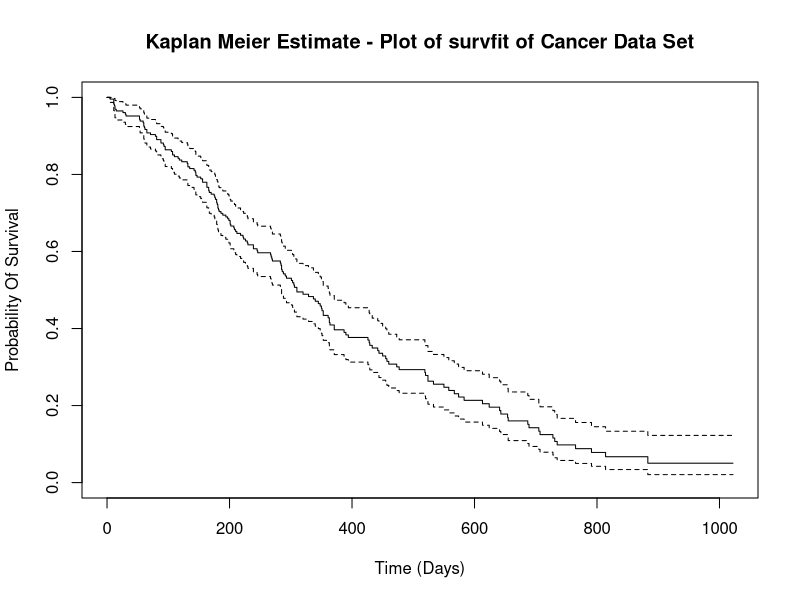
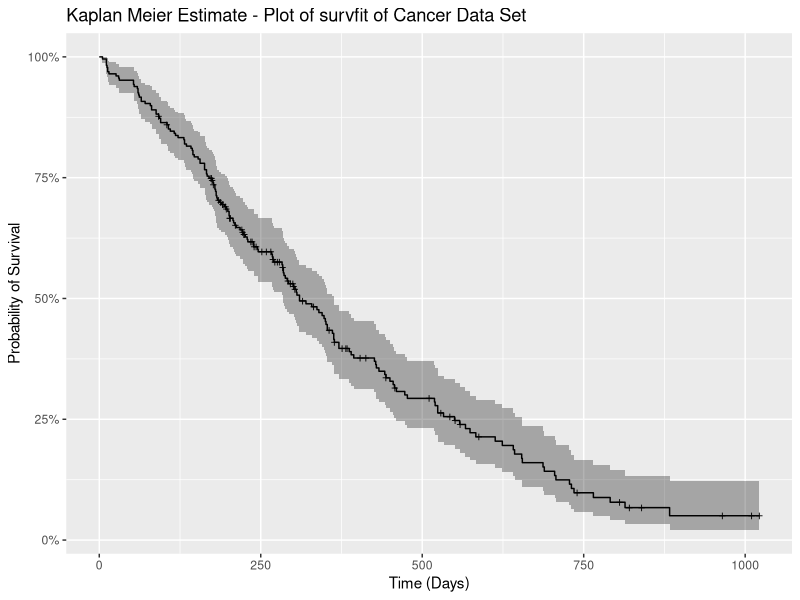
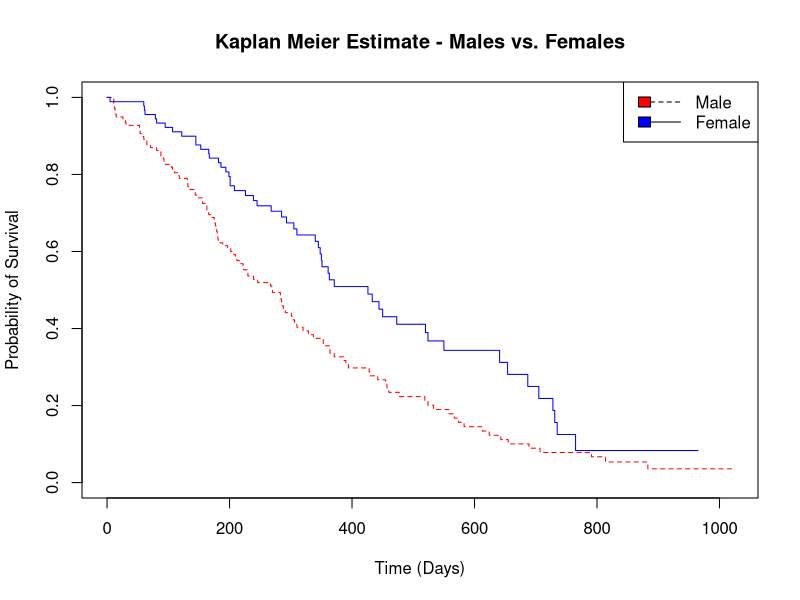
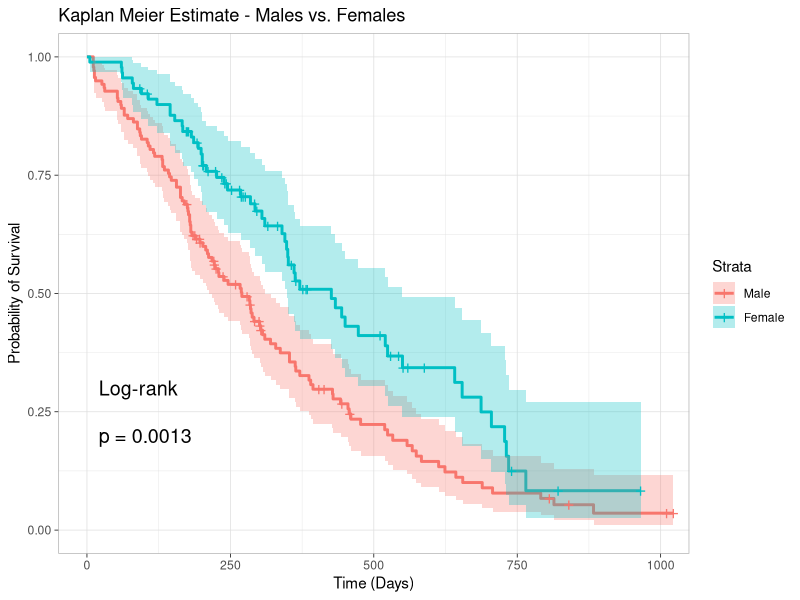
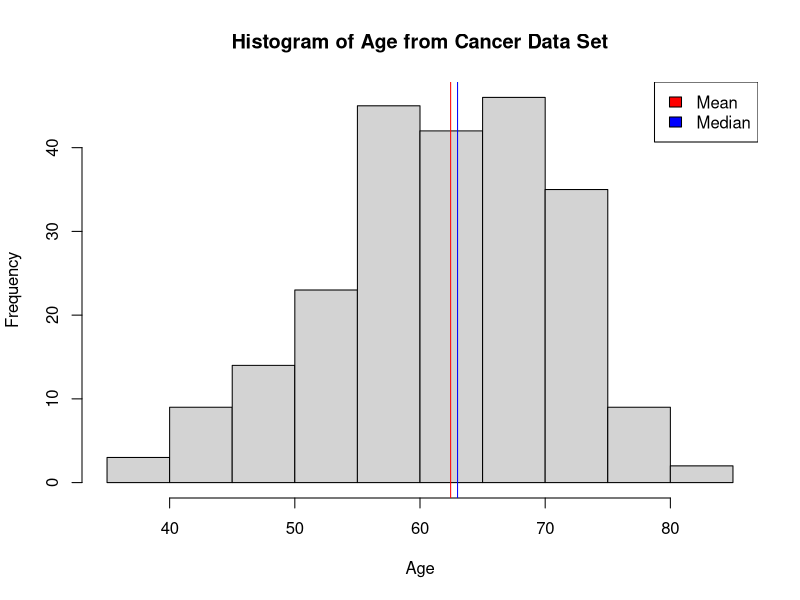
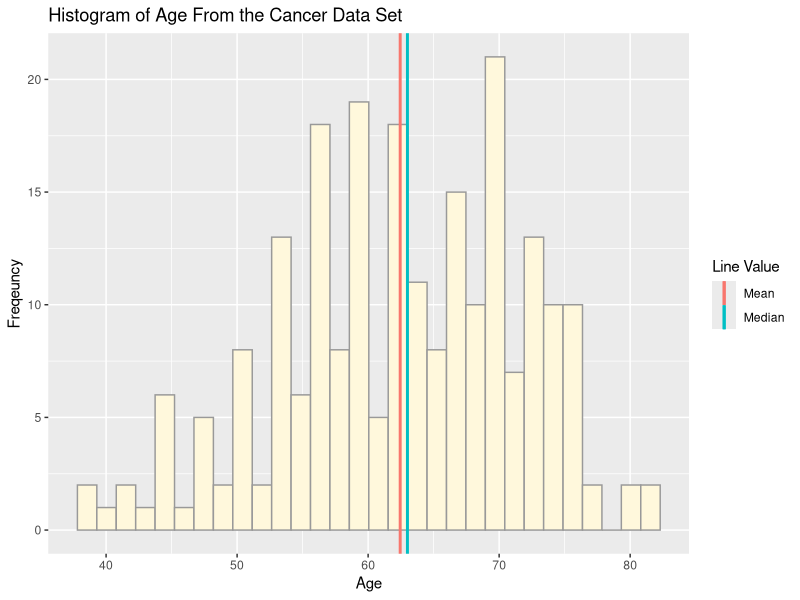
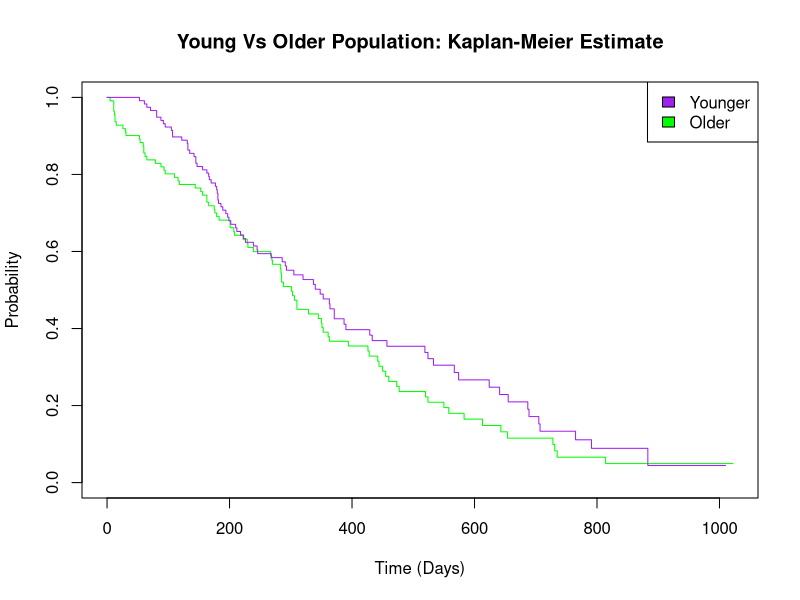
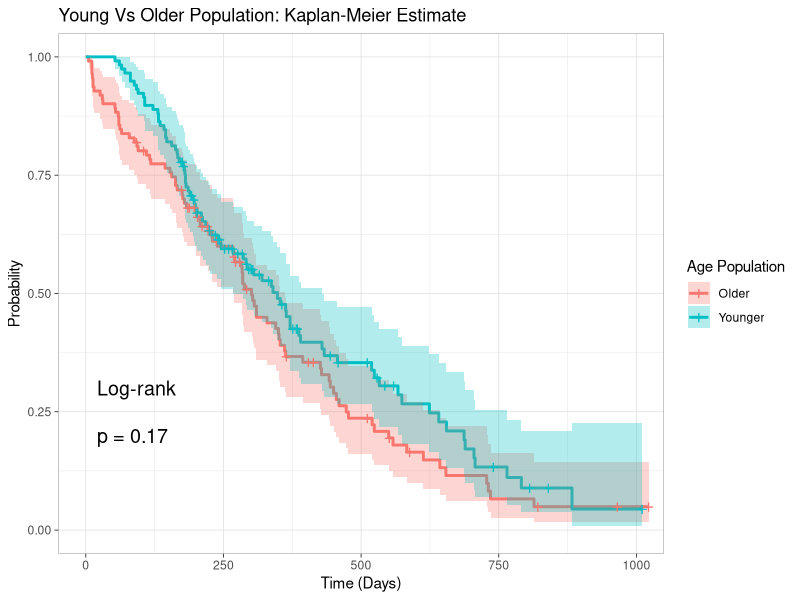

The R script that drew these images, in order:
## ---- chunk 1
knitr::opts_chunk$set(message=F,warning=F,echo=T,fig_height=10,fig_width=7,cache = F)

## ---- chunk 2

library(tidyverse)
library(survival)
data('cancer')
#To look at the description of the data set and the variables within
#?cancer

## ---- chunk 3

#It appears the following variables represent:

#inst:	 Institution code
#time:	 Survival time in days
#status:	 censoring status 1=censored, 2=dead
#age:	 Age in years
#sex:	 Male=1 Female=2
#ph.ecog:	 ECOG performance score (0=good 5=dead)
#ph.karno:	 Karnofsky performance score (bad=0-good=100) rated by physician
#pat.karno:	 Karnofsky performance score as rated by patient
#meal.cal:	 Calories consumed at meals
#wt.loss:	 Weight loss in last six months

## ---- chunk 4

#fitting the model
surv_cancer <- survfit(Surv(time, 1*(status==2))~1, data=cancer)

#Grabbing the summary of the model
surv_cancer_summary <- summary(surv_cancer)


#Creating Dataframe 
nrisk <-  surv_cancer_summary['n.risk']
nevent <- surv_cancer_summary['n.event']
ncensor <-surv_cancer_summary['n.censor']
stderror <- surv_cancer_summary['std.err']
lowerconf <- surv_cancer_summary['lower']
upperconf <- surv_cancer_summary['upper']
time <- surv_cancer_summary["time"]
survival <- surv_cancer_summary['surv']

surv_cancer_summary_dat <- data.frame (
  nrisk,
  nevent,
  ncensor,
  stderror,
  upperconf,
  lowerconf,
  time,
  survival
)

#Trying to figure out the cloest case to when an event occurs at 300
#In this case it would be 293
#subset(surv_cancer_summary_dat, time>=290 & time <=301)

#Outputting the probability
cat("The probability that someone will survive past 300 days: ", subset(surv_cancer_summary_dat, time==293, surv)[,1])


## ---- chunk 5

#Regular Plot Command of the survival fit model 
plot(surv_cancer,main='Kaplan Meier Estimate - Plot of survfit of Cancer Data Set', ylab='Probability Of Survival',xlab='Time (Days)')


## ---- chunk 6

library(ggfortify)

#ggplot of the survival fit model 
autoplot(surv_cancer) + labs(title="Kaplan Meier Estimate - Plot of survfit of Cancer Data Set", y='Probability of Survival',x='Time (Days)')


## ---- chunk 7

#fiting the model
surv_cancer2 <- survfit(Surv(time, status)~sex, data=cancer)

#grabing the summary of the model
surv_cancer2_summary <- summary(surv_cancer2)

## ---- chunk 8


#Plot() command of the males vs females for the Kaplan-Meier Estimate 
plot(surv_cancer2, col=c('red','blue'), lty=c(2,1), main='Kaplan Meier Estimate - Males vs. Females', xlab="Time (Days)", ylab="Probability of Survival")
legend("topright", legend=c("Male", "Female"), lty=c(2,1), fill=c('red','blue'))
       
#Library to output the Kaplan-Meier Estimate for ggplot()
library(survminer)
       
##ggplot() of the malesa vs females for the Kaplan-Meier Estimate 
ggsurvplot(surv_cancer2, data=cancer, legend='right',legend.labs = c('Male','Female'), conf.int=TRUE, pval=TRUE, pval.method = TRUE, ggtheme=theme_light()) + labs(title='Kaplan Meier Estimate - Males vs. Females', x="Time (Days)", y="Probability of Survival") 

## ---- chunk 9

#Summary of Cox Proportional Hazards
summary(coxph(Surv(time,status==2)~sex, data=cancer))


## ---- chunk 10

#male data set
males <- subset(cancer, sex==1)

#Female data set
females <- subset(cancer, sex==2)

#male survival fit
surv_males <- survfit(Surv(time, 1*(status==2))~1, data=males)

#females survival fit
surv_females <- survfit(Surv(time, 1*(status==2))~1, data=females)


## ---- chunk 11

summary(surv_males, time=300)['surv']

## ---- chunk 12

summary(surv_females, time=300)['surv']

## ---- chunk 13

#Loading the library psych for descriptive stats on age
library('psych')

#outputting the descriptive stats for age
describeBy(cancer$age, group=NULL)

#ploting using the plot() command for age
hist(cancer$age, main='Histogram of Age from Cancer Data Set',xlab='Age',ylab='Frequency')
abline(v=mean(cancer$age), col='red')
abline(v=median(cancer$age), col='blue')
legend("topright", legend=c("Mean", "Median"), fill=c('red','blue'))

#ploting histogram of age from the cancer data set
ggplot(cancer, aes(age)) + 
  geom_histogram(fill='cornsilk', color='grey60') + 
  geom_vline(data=cancer, aes(xintercept=mean(cancer$age), color='Mean'), size=1., show_guide=TRUE) + 
  geom_vline(data=cancer, aes(xintercept=median(cancer$age), color='Median'), size=1., show_guide=TRUE) +
labs(fill='color1', color='Line Value', title='Histogram of Age From the Cancer Data Set', x='Age',y='Freqeuncy')

## ---- chunk 14
library(sqldf)

#Finding how many observations are age 63
sqldf(
'SELECT

count(age) as "No. of Patients that are age 63"

FROM
cancer

WHERE
age=63
')

## ---- chunk 15

#Subsetting the the data for all age groups 63 and younger
young <- subset(cancer, age<= 63)

#subsetting the data for all age groups greater than 63
old <- subset(cancer, age>63)

#Creating categorical variable to one data set indicating less than or equal 63 or greater than 63


cancer_append <- cbind(cancer, AgeGroup=ifelse(cancer$age<=63, 'Younger','Older'))

## ---- chunk 16

#Fitting younger data set
surv_young <- survfit(Surv(time, 1*(status==2))~1, data=young)

#Fitting older data set
surv_old <- survfit(Surv(time, 1*(status==2))~1, data=old)

#Fitting cancer_append data set with categorical variable indicating age group
surv_age <- survfit(Surv(time, status)~AgeGroup, data=cancer_append)


## ---- chunk 17

#ploting the probability of survival using the plot() command for Kaplan Meier Estimate
plot(surv_age, col=c('green','purple'), main='Young Vs Older Population: Kaplan-Meier Estimate', xlab='Time (Days)', ylab='Probability')
legend('topright', legend=c('Younger','Older'), fill=c('purple','green'))


## ---- chunk 18

#ploting the probability of survival using the ggplot() command for Kaplan Meier Estimate
ggsurvplot(surv_age, data=cancer_append, legend='right', legend.title=c('Age Population'), legend.labs = c('Older','Younger'), conf.int=TRUE, pval=TRUE, pval.method=TRUE, ggtheme=theme_light()) + labs(title='Young Vs Older Population: Kaplan-Meier Estimate',x='Time (Days)', y='Probability')


## ---- chunk 19

#Summary of Cox Proportional Hazards
summary(coxph(Surv(time,status==2)~AgeGroup, data=cancer_append))


## ---- chunk 20

summary(surv_young, time=300)['surv']


## ---- chunk 21
summary(surv_old, time=300)['surv']

## ---- chunk 22
#Loading the appropiate library and data set
library(HSAUR3)
data('mastectomy')

#?mastectomy to look at what the variables represent 

#Below are the variables and descriptions

#time: survival times in months

#event: a logical indicating if the event was observed (TRUE) or if the survival time was censored (FALSE).

#metastasized: a factor at levels yes and no

#creating a binary variable for event: 1=TRUE, 0=FALSE
event <- ifelse(mastectomy$event==TRUE, 1,0)
time <- mastectomy$time
metastasized <- mastectomy$metastasized

#Putting the above variables into a data frame called met

met <- data.frame (
  time,
  event,
  metastasized
)

#Fitting the survival model for Kaplan-Meier Estimate
met_surv <- survfit(Surv(time, event==1)~metastasized, data=met)


#ploting the probability of survival using the ggplot() command for Kaplan Meier Estimate
ggsurvplot(met_surv, data=met, legend='right', legend.title=c('Metastasized'), legend.labs=c('No','Yes'), conf.int=TRUE,pval=TRUE, pval.method=TRUE, ggtheme=theme_grey(), risk.table=TRUE, risk.table.col='strata') + labs(title='Kaplan Meier Estimate: Mastectomy of Women with Breast Cancer', x='Time (Months)',y='Probability')


## ---- chunk 23

#I will check to see what the probability of survival the metastasized and non-metastasized groups at time = 100 months.  The reason for 100 is because looking at the GGplot it looks like roughly the middle point of time. 

#To do this I will split the data between these two groups and check the survival probaility between them


#After that I will use the cox proportional hazard function and obtain the log-rank pvalue between the groups

#After these steps are complete I will put the values into a data.frame for a formal table. 


#Subsetting the data

#Non-metastasized data set
no <- subset(met, metastasized=='no')

#metastasized data set
yes <- subset(met, metastasized=='yes')

#Fitting the survival model on Non-metastasized data set
no_surv <- survfit(Surv(time, 1*(event==1))~1,data=no)
#Fitting the survival model on the metastasized data set
yes_surv <- survfit(Surv(time, 1*(event==1))~1, data=yes)


#grabbing the probability of survival at 100 months for non-metastasized population
no_summary <- summary(no_surv, time=100)['surv']

#grabbing the probabilty of survival at 100 months for metastasized population
yes_summary <- summary(yes_surv, time=100)['surv']

#No using the Cox proportional hazard function and obtaining the log-rank pvalue between the metastasized populations

cox_summary <- summary(coxph(Surv(time,event==1)~metastasized, data=met))

#Grabbing the values from Cox Proportional hazard function summary log test
pval <- cox_summary['logtest']

#unlisting the values
pval <- unlist(pval)

Log.Rank.Pvalue <- pval['logtest.pvalue']


#Creating Data Frame
table1 <- data.frame(
  no_summary,
  yes_summary,
  Log.Rank.Pvalue
)

#Renaming Headers
names(table1) <- c("Probability of Survival For Non-Metastasized at 100 Months", "Probability of Survival of Metastasized at 100 Months", "Log Rank P-Value Between Groups")

library(data.table)
#transposing columns to rows for a neater look
t_table1 <- transpose(table1)

colnames(t_table1) <- rownames(table1) 
rownames(t_table1) <- colnames(table1)

#Rename name the column Value to correspond the value for each row
library("dplyr")
rename(t_table1, Value = logtest.pvalue)


## ---- chunk 24
summary(surv_old, time=300)['surv']
